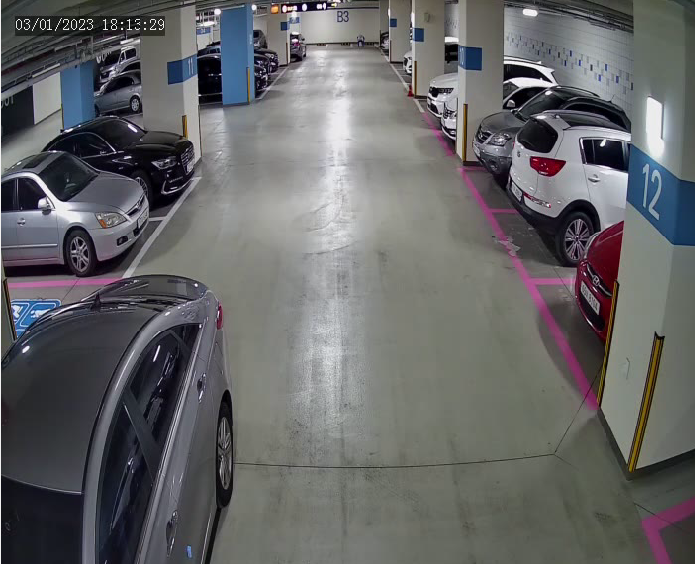
#> input picture ves/dataset_images/CCTV_test.png, 695 x 564 px, found by its file name
$ python test.py
#> lines starting #> are read from the running program, lines starting #| are printed output that depends on the picture; after the words box and inside, x2 and y2 are one past the last pixel; in counts of white or black regions, pixels touching at a corner belong together
import cv2
import numpy as np

### homomorphic filter는 gray scale image에 대해서 밖에 안 되므로
### YUV color space로 converting한 뒤 Y에 대해 연산을 진행
img = cv2.imread('CCTV_test.png')
#> img is the input picture: shape (564, 695, 3); mean B, G, R 102.5, 101.6, 101.3
img_YUV = cv2.cvtColor(img, cv2.COLOR_RGB2YUV)
#> img_YUV: shape (564, 695, 3); mean of channels 0, 1, 2 101.9, 127.8, 128.6
y = img_YUV[:,:,0]

rows = y.shape[0]
#> rows = 564
cols = y.shape[1]
#> cols = 695

### illumination elements와 reflectance elements를 분리하기 위해 log를 취함
imgLog = np.log1p(np.array(y, dtype='float') / 255) # y값을 0~1사이로 조정한 뒤 log(x+1)
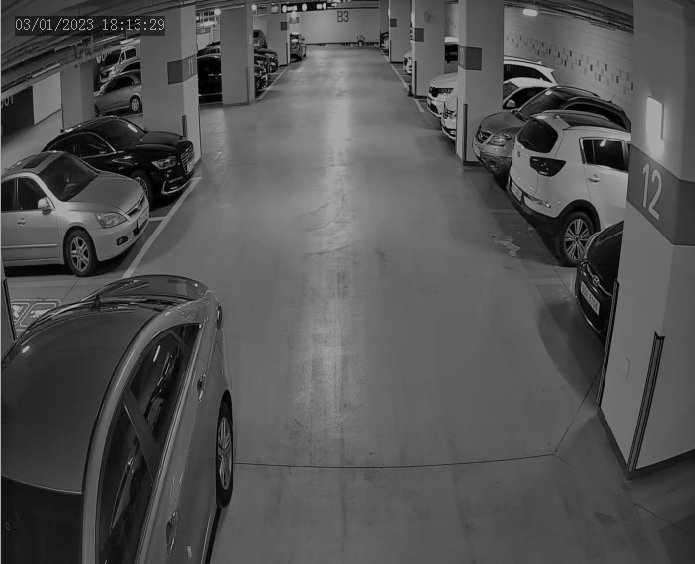
#> imgLog: shape (564, 695) float64; min 0, max 0.689, mean 0.327

### frequency를 이미지로 나타내면 4분면에 대칭적으로 나타나므로
### 4분면 중 하나에 이미지를 대응시키기 위해 row와 column을 2배씩 늘려줌
M = 2*rows + 1
#> M = 1129
N = 2*cols + 1
#> N = 1391

### gaussian mask 생성 sigma = 10
sigma = 10
(X, Y) = np.meshgrid(np.linspace(0, N-1, N), np.linspace(0, M-1, M)) # 0~N-1(and M-1) 까지 1단위로 space를 만듬
Xc = np.ceil(N/2) # 올림 연산
#> Xc = 696
Yc = np.ceil(M/2)
#> Yc = 565
gaussianNumerator = (X - Xc)**2 + (Y - Yc)**2 # 가우시안 분자 생성

### low pass filter와 high pass filter 생성
LPF = np.exp(-gaussianNumerator / (2*sigma*sigma))
HPF = 1 - LPF

### LPF랑 HPF를 0이 가운데로 오도록iFFT함.
### 사실 이 부분이 잘 이해가 안 가는데 plt로 이미지를 띄워보니 shuffling을 수행한 효과가 났음
### 에너지를 각 귀퉁이로 모아 줌
LPF_shift = np.fft.ifftshift(LPF.copy())
HPF_shift = np.fft.ifftshift(HPF.copy())

### Log를 씌운 이미지를 FFT해서 LPF와 HPF를 곱해 LF성분과 HF성분을 나눔
img_FFT = np.fft.fft2(imgLog.copy(), (M, N))
img_LF = np.real(np.fft.ifft2(img_FFT.copy() * LPF_shift, (M, N))) # low frequency 성분
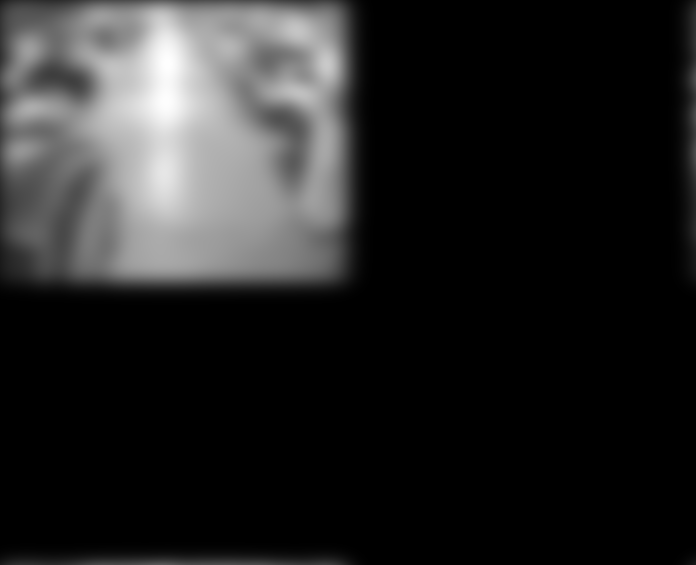
#> img_LF: shape (1129, 1391) float64 (shown at 1/2 size); min -4.41e-16, max 0.556, mean 0.0808; drawn with min black and max white
img_HF = np.real(np.fft.ifft2(img_FFT.copy() * HPF_shift, (M, N))) # high frequency 성분

### 각 LF, HF 성분에 scaling factor를 곱해주어 조명값과 반사값을 조절함
gamma1 = 0.3
gamma2 = 1.5
img_adjusting = gamma1*img_LF[0:rows, 0:cols] + gamma2*img_HF[0:rows, 0:cols]
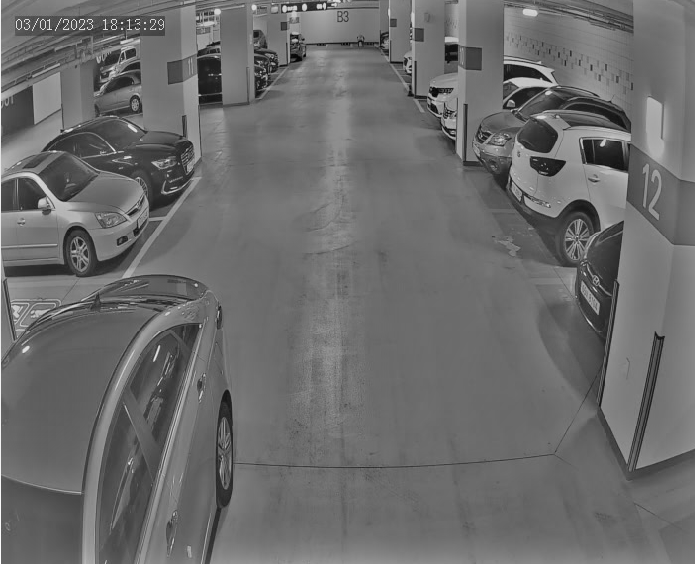
#> img_adjusting: shape (564, 695) float64; min -0.498, max 0.956, mean 0.118; drawn with min black and max white

### 조정된 데이터를 이제 exp 연산을 통해 이미지로 만들어줌
img_exp = np.expm1(img_adjusting) # exp(x) + 1
img_exp = (img_exp - np.min(img_exp)) / (np.max(img_exp) - np.min(img_exp)) # 0~1사이로 정규화
img_out = np.array(255*img_exp, dtype = 'uint8') # 255를 곱해서 intensity값을 만들어줌

### 마지막으로 YUV에서 Y space를 filtering된 이미지로 교체해주고 RGB space로 converting
img_YUV[:,:,0] = img_out
#> img_YUV: shape (564, 695, 3); mean of channels 0, 1, 2 67.2, 127.8, 128.6
result = cv2.cvtColor(img_YUV, cv2.COLOR_YUV2BGR)
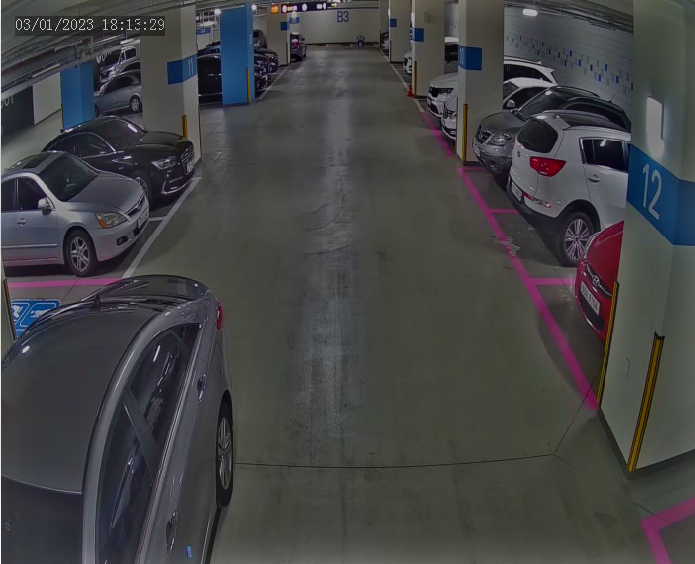
#> result: shape (564, 695, 3); mean R, G, B 66.8, 67, 67.9


def get_RBG_in_image(event, x, y, flags, param):
    if event == cv2.EVENT_LBUTTONUP:
        print("마우스가 눌린 위치의 BGR값은 : {}".format(param['image'][y,x,:]))
    return

origin = cv2.resize(result, dsize=(640, 480), interpolation=cv2.INTER_AREA)
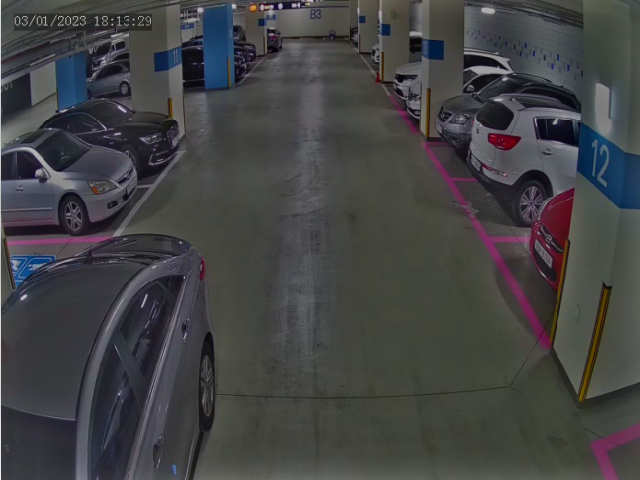
#> origin: shape (480, 640, 3); mean R, G, B 66.8, 67, 67.9
origin_image = cv2.cvtColor(origin, cv2.COLOR_BGR2HSV)
#> origin_image: shape (480, 640, 3); mean H, S, V 80.9, 39.8, 72.9
param = {
    'image' : origin_image
}

mask = cv2.inRange(origin_image, (10,0,40),(190,40,100))
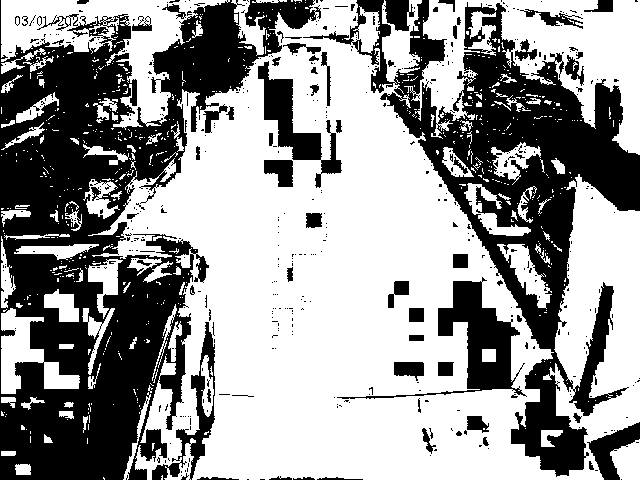
#> mask: shape (480, 640); 59.5% white; 502 black regions (433 under 20 px), largest, box (x1, y1, x2, y2) and area: (0, 0, 321, 480) 65172, (303, 0, 640, 477) 39343, (337, 277, 527, 399) 4960
range_image = cv2.bitwise_and(origin_image, origin_image, mask=mask)
#> range_image: shape (480, 640, 3); mean H, S, V 53.3, 14.4, 43.2
mask = np.stack((mask,)*3, axis=-1)

#mask = cv2.cvtColor(mask, cv2.COLOR_BGR2GRAY)
mask = cv2.bitwise_not(mask)
#print(np.shape(mask))
#print(np.shape(origin))

origin_test = cv2.bitwise_and(mask, origin)
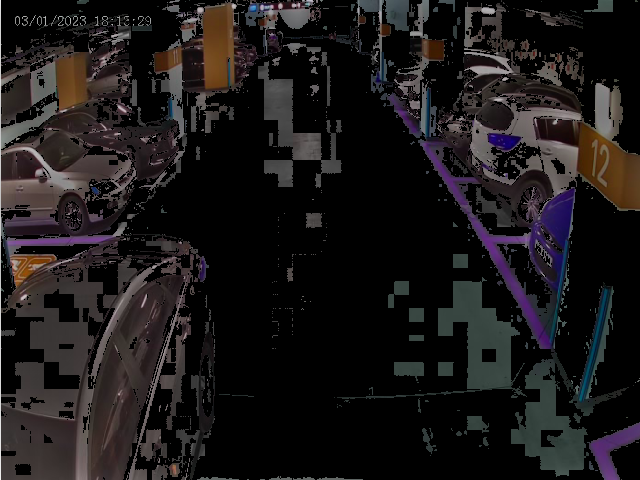
#> origin_test: shape (480, 640, 3); mean of channels 0, 1, 2 25.2, 24.6, 27.8; drawn as B, G, R

#canny = cv2.Canny(origin_test, 100, 255)

cv2.imshow('image', origin_image)
cv2.setMouseCallback('image', get_RBG_in_image, param)
cv2.imshow('test_mask', mask)
cv2.imshow('test_range_image', origin_test)
#cv2.imshow('canny',canny)
cv2.waitKey(0)

$ run again, with ves/dataset_images/CCTV07.jpg saved as ves/dataset_images/CCTV_test.png
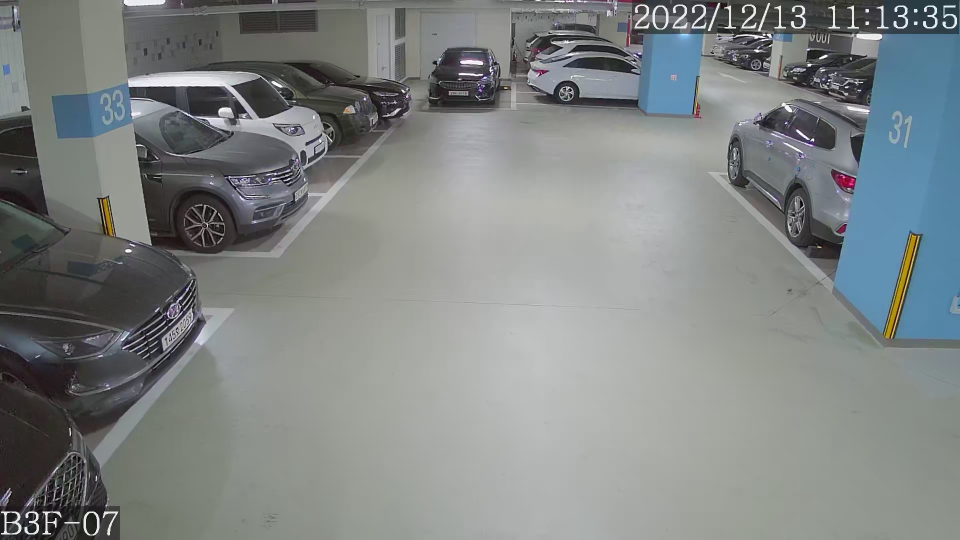
#> input picture ves/dataset_images/CCTV07.jpg, 1920 x 1080 px, found by its file name (shown at 1/2 size)
#> img is the input picture: shape (1080, 1920, 3); mean B, G, R 131.9, 132.2, 127.4
#> origin_image: shape (480, 640, 3); mean H, S, V 67.5, 30.5, 81.6
#> `mask = cv2.inRange(origin_image, (10,0,40),(190,40,100))`:
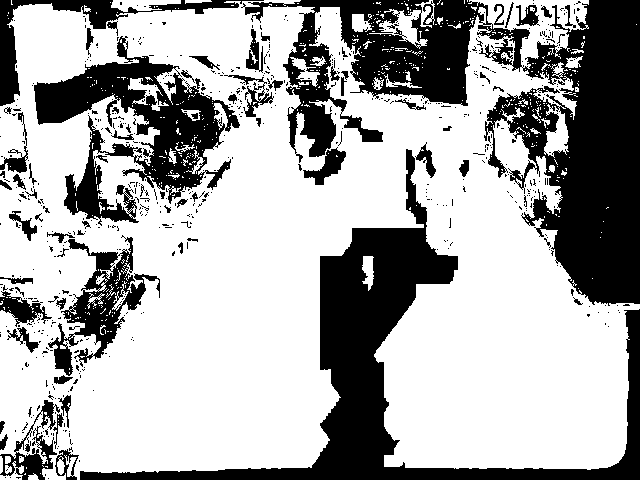
#> mask: shape (480, 640); 66.7% white; 626 black regions (551 under 20 px), largest, box (x1, y1, x2, y2) and area: (241, 0, 640, 306) 42900, (80, 149, 640, 480) 27010, (34, 36, 240, 226) 13978
#> range_image: shape (480, 640, 3); mean H, S, V 56, 12.9, 51.3
#> `origin_test = cv2.bitwise_and(mask, origin)`:
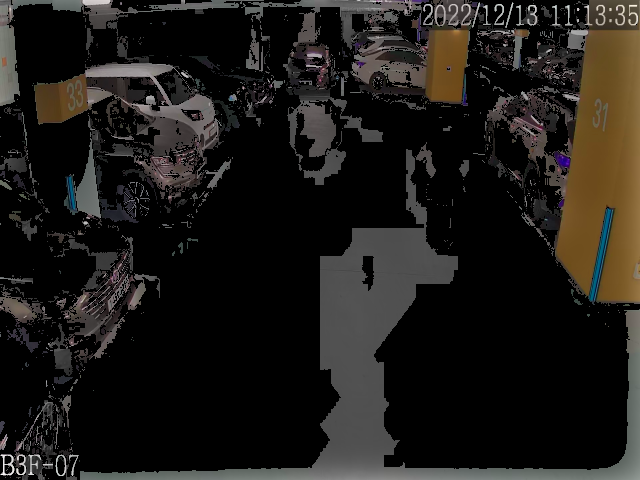
#> origin_test: shape (480, 640, 3); mean of channels 0, 1, 2 23.9, 27.2, 29.7; drawn as B, G, R
